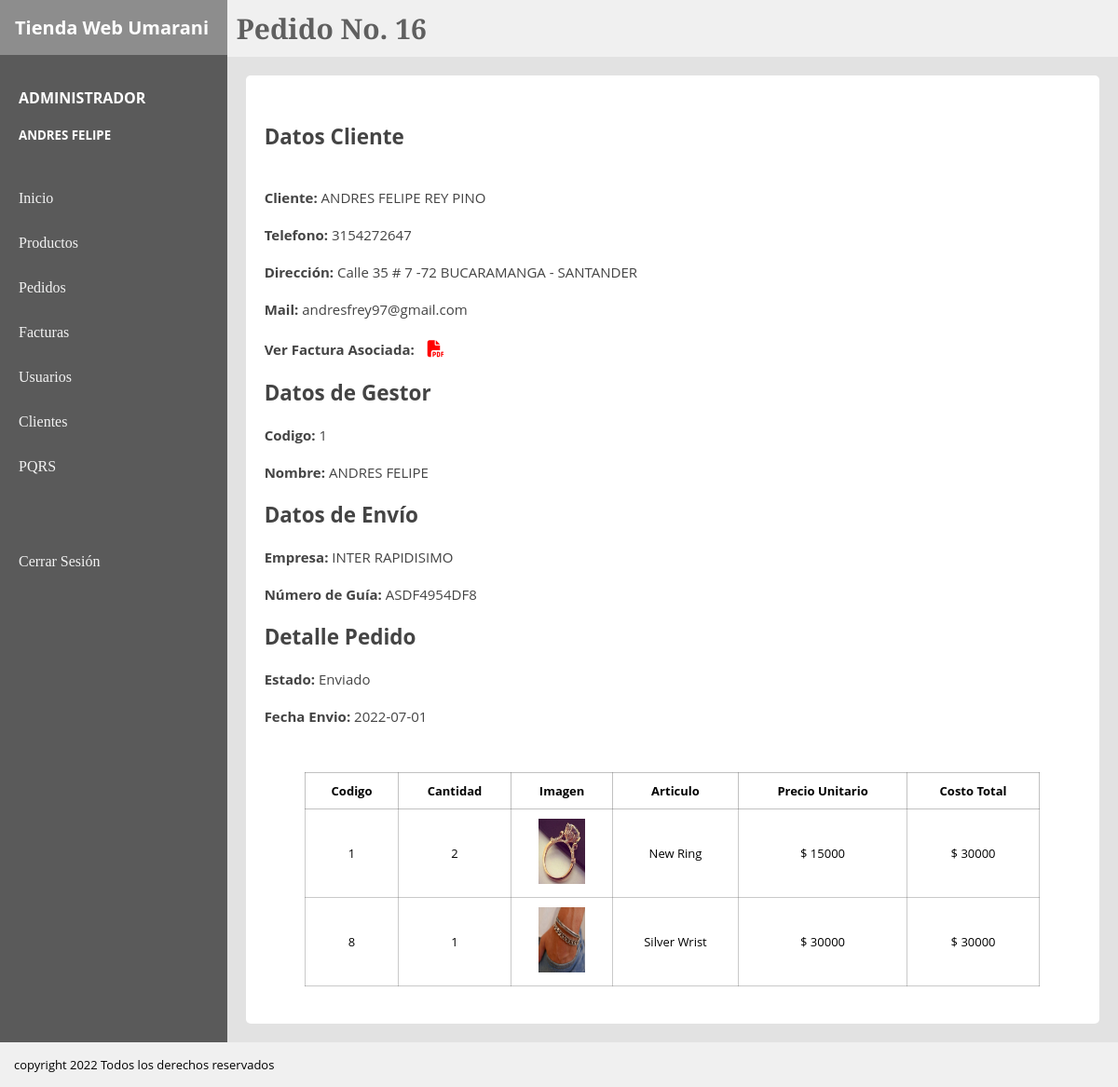
The app's page /Controller/mostrarDetallePedido.php?vis=16 (signed in) with its own data.
### tables this page shows
CREATE TABLE `factura` (
  `facturaId` int(11) NOT NULL AUTO_INCREMENT,
  `facturaFecha` date NOT NULL,
  `facturaCostoTotal` int(11) NOT NULL,
  `facturaClienteDoc` varchar(50) NOT NULL,
  `factura_tipoPagoId` int(11) NOT NULL,
  `facturaClienteId` int(11) NOT NULL,
  `facturaClienteDireccion` varchar(250) NOT NULL,
  `facturaImpuestoId` int(11) NOT NULL,
  PRIMARY KEY (`facturaId`),
  KEY `fk_facturaClienteDoc` (`facturaClienteId`),
  KEY `fk_factura_tipoPagoId` (`factura_tipoPagoId`),
  KEY `impuestoId` (`facturaImpuestoId`),
  CONSTRAINT `fk_facturaClienteDoc` FOREIGN KEY (`facturaClienteId`) REFERENCES `cliente` (`clienteId`),
  CONSTRAINT `fk_factura_tipoPagoId` FOREIGN KEY (`factura_tipoPagoId`) REFERENCES `tipopago` (`tipoPagoId`)
);

CREATE TABLE `cliente` (
  `clienteId` int(11) NOT NULL AUTO_INCREMENT,
  `clienteNombre` varchar(50) NOT NULL,
  `clienteApellido` varchar(50) NOT NULL,
  `clienteTelefono` varchar(10) NOT NULL,
  `clienteEmail` varchar(150) NOT NULL,
  `clienteContraseña` varchar(10) NOT NULL,
  PRIMARY KEY (`clienteId`)
);

CREATE TABLE `despacho` (
  `despachoId` varchar(250) NOT NULL,
  `despachoempresaId` int(11) NOT NULL,
  `despachoPedidoId` int(11) NOT NULL,
  `despachoUsuarioId` int(11) NOT NULL,
  `despachoFecha` date NOT NULL,
  PRIMARY KEY (`despachoId`),
  KEY `despachoempresaId` (`despachoempresaId`),
  KEY `despachoPedidoId` (`despachoPedidoId`),
  KEY `despachoUsuarioId` (`despachoUsuarioId`),
  CONSTRAINT `despacho_ibfk_1` FOREIGN KEY (`despachoempresaId`) REFERENCES `empresaenvio` (`empresaId`),
  CONSTRAINT `despacho_ibfk_2` FOREIGN KEY (`despachoPedidoId`) REFERENCES `pedido` (`pedidoId`),
  CONSTRAINT `despacho_ibfk_3` FOREIGN KEY (`despachoUsuarioId`) REFERENCES `usuariotienda` (`usuarioId`)
);

CREATE TABLE `usuariotienda` (
  `usuarioId` int(11) NOT NULL AUTO_INCREMENT,
  `usuarioNombre` varchar(50) NOT NULL,
  `usuarioApellido` varchar(50) NOT NULL,
  `usuarioDoc` varchar(12) NOT NULL,
  `usuarioRolId` int(11) NOT NULL,
  `usuarioContraseña` varchar(10) NOT NULL,
  `usuarioEstado` varchar(12) NOT NULL,
  PRIMARY KEY (`usuarioId`),
  UNIQUE KEY `UQ_usuarioDoc` (`usuarioDoc`),
  KEY `fk_usuarioRolId` (`usuarioRolId`),
  CONSTRAINT `fk_usuarioRolId` FOREIGN KEY (`usuarioRolId`) REFERENCES `rol` (`rolId`)
);

CREATE TABLE `empresaenvio` (
  `empresaId` int(11) NOT NULL AUTO_INCREMENT,
  `empresaNombre` varchar(200) NOT NULL,
  PRIMARY KEY (`empresaId`)
);

CREATE TABLE `pedido` (
  `pedidoId` int(11) NOT NULL,
  `pedidoFechaInicio` date NOT NULL,
  `pedidoFechaFin` date DEFAULT NULL,
  `pedidoEstado` varchar(20) NOT NULL DEFAULT 'Pendiente',
  `pedidoClienteId` int(11) NOT NULL,
  `pedidoUsuarioId` int(11) DEFAULT NULL,
  `pedidoFacturaId` int(11) NOT NULL,
  `pedidoCostoTotal` int(11) NOT NULL,
  `pedidoDireccionId` bigint(20) NOT NULL,
  PRIMARY KEY (`pedidoId`),
  KEY `fk_pedidoFacturaId` (`pedidoFacturaId`),
  KEY `fk_ordenClienteId` (`pedidoClienteId`),
  KEY `fk_pedidoUsuarioId` (`pedidoUsuarioId`),
  KEY `direccionpedido` (`pedidoDireccionId`),
  CONSTRAINT `fk_ordenClienteId` FOREIGN KEY (`pedidoClienteId`) REFERENCES `cliente` (`clienteId`),
  CONSTRAINT `fk_pedidoFacturaId` FOREIGN KEY (`pedidoFacturaId`) REFERENCES `factura` (`facturaId`),
  CONSTRAINT `fk_pedidoUsuarioId` FOREIGN KEY (`pedidoUsuarioId`) REFERENCES `usuariotienda` (`usuarioId`)
);

CREATE TABLE `productoporpedido` (
  `prodPed_artId` int(11) NOT NULL,
  `prodPed_pedidoId` int(11) NOT NULL,
  `prodPedCant` int(11) NOT NULL,
  `prodPedValorArt` int(11) NOT NULL,
  KEY `fk_prodPed_artId` (`prodPed_artId`),
  KEY `fk_prodPed_pedidoId` (`prodPed_pedidoId`),
  CONSTRAINT `fk_prodPed_artId` FOREIGN KEY (`prodPed_artId`) REFERENCES `articulo` (`artId`),
  CONSTRAINT `fk_prodPed_pedidoId` FOREIGN KEY (`prodPed_pedidoId`) REFERENCES `pedido` (`pedidoId`)
);

CREATE TABLE `articulo` (
  `artId` int(11) NOT NULL AUTO_INCREMENT,
  `artNombre` varchar(150) NOT NULL,
  `artPrecio` int(11) NOT NULL,
  `artCantidad` int(11) NOT NULL,
  `artVista` varchar(250) NOT NULL,
  `artEstado` varchar(15) NOT NULL,
  `artCategoriaId` int(11) NOT NULL,
  PRIMARY KEY (`artId`),
  KEY `fk_artCategoriaId` (`artCategoriaId`),
  CONSTRAINT `fk_artCategoriaId` FOREIGN KEY (`artCategoriaId`) REFERENCES `categoria` (`categoriaId`)
);

### View/VerDetallePedido.php (the view, shortened to what this page needs)
<?php
    require_once('../Controller/mostrarDetallePedido.php');
?>
<!DOCTYPE html>
<html lang="en">
<head>
</head>
<body>
<link rel="stylesheet" href="../CSS/productosEstilos.css">
    <div class="padre">
        <div class="board">
            <div class="titulo">
                <h1>Tienda Web Umarani</h1>
            </div>
            <div class="usuario">
                <h4><?php echo "$_SESSION[rol] "; ?></h4>
                <h5><?php echo "$_SESSION[nombre] $_SESSION[apellido] "; ?></h5>
            </div>
            <nav class="secciones">
            <a href="">Inicio</a>
                <a href="../View/Productos.php?pagina=1">Productos</a>
                <a href="../View/pedidos.php?pagina=1">Pedidos</a>
                <a href="../view/facturas.php?pagina=1">Facturas</a>
                <?php if($_SESSION['rol'] == 'ADMINISTRADOR')  { ?>
                <a href="../View/Usuarios.php?pagina=1">Usuarios</a>
                <a href="../View/adminClientes.php?pagina=1">Clientes</a> <?php } ?>
                <a href="../View/PQRS.php?pagina=1">PQRS</a><br><br><br>
                <a href="../Controller/cerrarSesion.php">Cerrar Sesión</a>
            </nav>
        </div>
        <div class="content">
        <header class="header">
            <h1>Pedido No. <?php echo "$id" ?></h1>
        </header>
        <section class="section">
            <div class="container">
                <div class="filtros" >
                        <h1>Datos Cliente</h1><br><br>
                        <p><b>Cliente: </b>  <?php echo "$nombre $apellido" ?></p><br>
                        <p><b>Telefono: </b>   <?php echo "$telefono" ?>   </p><br>
                        <p><b>Dirección: </b>  <?php echo "$direccion" ?> </p><br>
                        <p><b>Mail: </b>  andresfrey97@gmail.com </p><br>
                        <p> <b> Ver Factura Asociada: </b><a class="cancel" href="../Controller/ImprimirFactura.php?factId=<?php echo "$id" ?>"> <i class="fas fa-file-pdf"></i></a><br> </p><br>
                      <?php  if(isset($cGuia)) {   ?>
                        <h1>Datos de Gestor</h1> <br>
                        <p><b>Codigo:</b> <?php echo "$uCodigo" ?> </p><br>
                        <p><b>Nombre:</b> <?php echo "$uNombre $uApellido" ?></p><br>
                        <h1>Datos de Envío</h1> <br>
                        <p><b>Empresa:</b> <?php echo "$eLogistica" ?></p><br>
                        <p><b>Número de Guía:</b> <?php echo "$cGuia" ?></p><br>
                        <?php    }   ?>
                        <h1>Detalle Pedido</h1><br>
                        <p><b>Estado:</b> <?php if(isset($pedEstado)) {echo "$pedEstado"; } else {echo"Pendiente";} ?> </p><br>
                        <p><b>Fecha Envio:</b> <?php if(isset($estadoFecha)) {echo "$estadoFecha"; } else {echo"";} ?> </p><br>
                </div>
                <table>
                    <tr>
                        <th>Codigo</th>
                        <th>Cantidad</th>
                        <th>Imagen</th>
                        <th>Articulo</th>
                        <th>Precio Unitario</th>
                        <th>Costo Total</th>
                    </tr>
                     <?php
                        while($detPed = mysqli_fetch_array($detallePedido)){
                     ?>
                    <tr class="información" >
                        <td> <?php echo $detPed['artId']   ?></td>
                        <td> <?php echo $detPed['prodPedCant']   ?> </td>
                        <td> <img src="<?php echo $detPed['artVista']   ?>" alt=""> </td>
                        <td> <?php echo $detPed['artNombre']   ?></td>
                        <td> <?php echo "$ " . $detPed['artPrecio']   ?></td>
                        <td> <?php echo "$ " . $detPed['artPrecio'] * $detPed['prodPedCant']  ?></td>
                        <?php
                        }
                     ?>
                </table>
            </div>
        </section>
        </div>
    </div>
    <footer class="footer">
        <p>copyright 2022 Todos los derechos reservados</p>
    </footer>
</body>
</html>

### CSS/productosEstilos.css (style rules this page uses)
* { padding: 0px; margin: 0px; }
.padre { display: flex; }
.board { background: #5a5a5a; flex: 1 1 auto; height: auto; }
.titulo { background: #8d8d8d; padding: 10px; }
.titulo h1 { font-family: 'Open Sans', sans-serif; font-size: 20px; padding: 6px; color:rgb(255, 255, 255); }
.usuario { padding: 10px; margin-top: 15px; }
.usuario h4 { color: rgb(255, 255, 255); font-family: 'Open Sans', sans-serif; padding: 10px; }
.usuario h5 { color: rgb(255, 255, 255); font-family: 'Open Sans', sans-serif; padding: 10px; }
.secciones { padding: 10px; }
.secciones a { display: block; padding: 10px; color: rgb(243, 243, 243); text-decoration: none; margin-top: 10px; font-family: 'Bitter', serif; transition: 0.3s ease-in-out; }
.content { flex: 100 1 auto; }
.header { background: #f0f0f0; }
.header h1 { font-family: 'Bitter', serif; font-size: 30px; padding: 10px; color: rgb(95, 95, 95); }
.section { background: #e2e2e2; padding: 20px; min-height: 720px; }
.container { padding: 20px; border-radius: 5px; background: #ffffff; }
table { margin-left: auto; margin-right: auto; border: 1px solid rgba(95, 95, 95, 0.384); border-collapse: collapse; width: 90%; font-family: 'Open Sans', sans-serif; font-size: 13px; }
th { border: 1px solid rgba(95, 95, 95, 0.384); text-align: center; padding: 10px; }
td { border: 0.5px solid rgba(95, 95, 95, 0.336); padding: 10px; text-align: center; }
td img { width: 50px; height: 70px; }
.cancel { color: rgb(255, 0, 0); font-size: 18px; padding: 10px; }
.filtros { margin: 30px 0px; font-family: 'Open Sans', sans-serif; font-size: 15px; color: #444444; }
.footer { background: #f0f0f0; padding: 15px; font-family: 'Open Sans', sans-serif; font-size: 13px; }

### records on screen
factura: facturaClienteId.clienteNombre "ANDRES FELIPE", facturaClienteId.clienteApellido "REY PINO", facturaClienteId.clienteTelefono "3154272647", facturaClienteDireccion "Calle 35 # 7 -72 BUCARAMANGA - SANTANDER"
despacho: despachoUsuarioId.usuarioId "1", despachoUsuarioId.usuarioNombre "ANDRES", despachoUsuarioId.usuarioApellido "FELIPE", despachoempresaId.empresaNombre "INTER RAPIDISIMO", despachoId "ASDF4954DF8", despachoPedidoId.pedidoEstado "Enviado", despachoFecha "2022-07-01"
productoporpedido: prodPed_artId.artId "1", prodPedCant "2", prodPed_artId.artVista (picture), prodPed_artId.artNombre "New Ring", prodPed_artId.artPrecio "15000", $detPed['artPrecio'] * $detPed['prodPedCant'] "30000"
productoporpedido: prodPed_artId.artId "8", prodPedCant "1", prodPed_artId.artVista (picture), prodPed_artId.artNombre "Silver Wrist", prodPed_artId.artPrecio "30000", $detPed['artPrecio']*$detPed['prodPedCant'] "30000"

### other values on screen
$_SESSION[rol] "ADMINISTRADOR"
$_SESSION[nombre] "ANDRES"
$_SESSION[apellido] "FELIPE"
$id "16"
